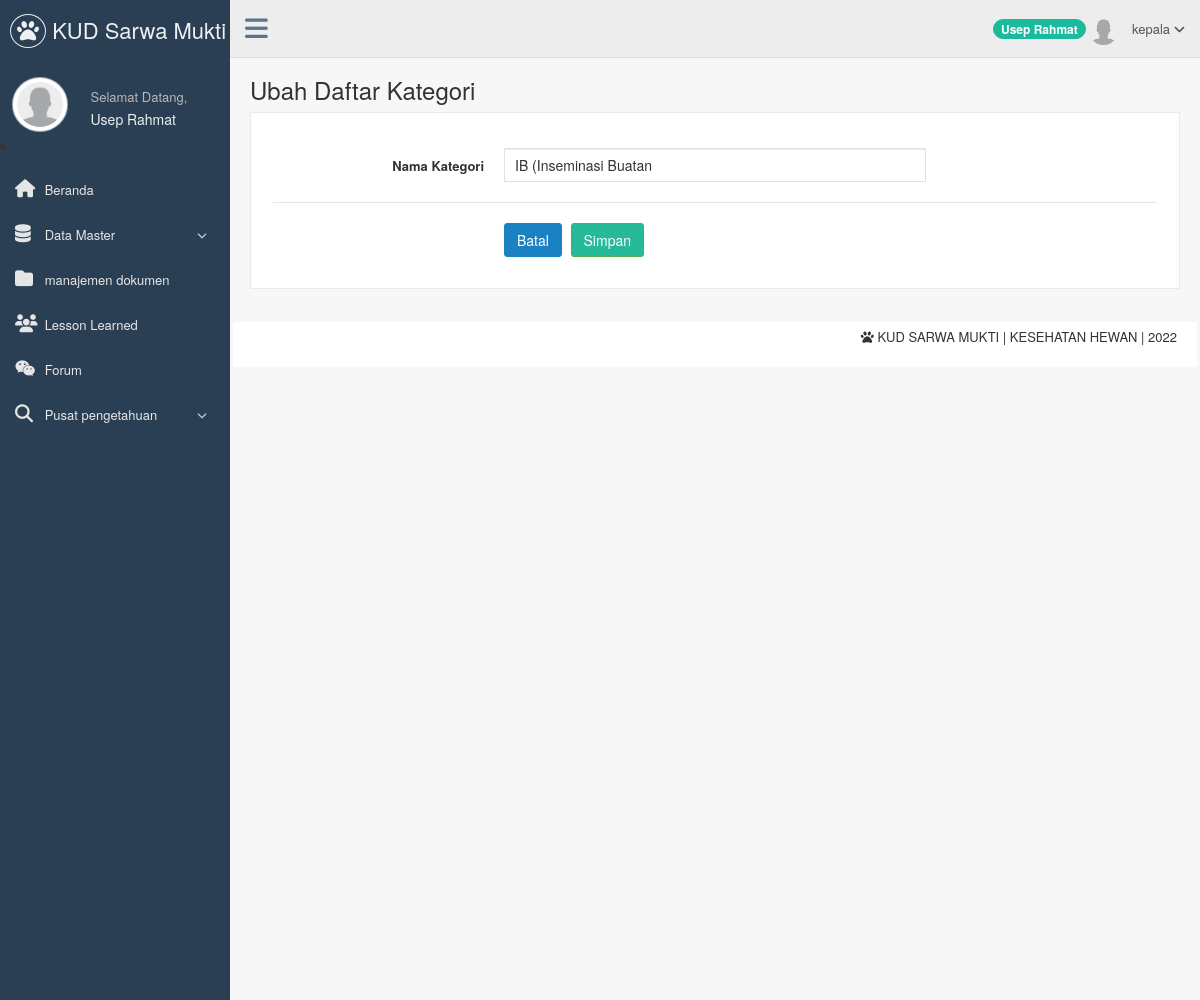
The app's page /page/kepala/index.php?page=ubah_kategori&&id_kategori=1 (signed in) with its own data.
### tables this page shows
CREATE TABLE `t_pengguna` (
  `nip` varchar(15) NOT NULL,
  `username` varchar(50) NOT NULL,
  `password` varchar(50) NOT NULL,
  `nama_pengguna` varchar(200) NOT NULL,
  `level` varchar(80) NOT NULL,
  `email` varchar(150) NOT NULL,
  `jabatan` varchar(50) NOT NULL,
  `status` enum('Aktif','Tidak Aktif') NOT NULL DEFAULT 'Aktif',
  `foto` varchar(255) DEFAULT NULL,
  `alamat` text NOT NULL,
  `tanggal_lahir` date NOT NULL
);

CREATE TABLE `t_kategori` (
  `id_kategori` int(3) NOT NULL,
  `nama_kategori` varchar(150) NOT NULL
);

### page/kepala/ubah_daftar_kategori.php (the view, shortened to what this page needs)
 <?php
    if($_SESSION['nip']!=""){
?>
 <div class="page-title">
        <div class="title_left">
            <h3>
                    Ubah Daftar Kategori
            </h3>
        </div>
    </div>
    <div class="clearfix"></div>
        <div class="row">
            <div class="col-md-12 col-sm-12 col-xs-12">
                <div class="x_panel">
                    <div class="x_content">
                        <br/>
                        <?php
                            $id_kategori = $_GET['id_kategori'];
                            $query=mysql_query("SELECT * FROM t_kategori WHERE id_kategori='$id_kategori'");
                            $data=mysql_fetch_array($query);
                        ?>
                                    <form id="demo-form2" data-parsley-validate class="form-horizontal form-label-left" action="ubah_daftar_kategori_proses.php" method="POST">
                                        <div class="form-group">
                                            <label class="control-label col-md-3 col-sm-3 col-xs-12" for="kategori" >Nama Kategori<span class="required"></span>
                                            </label>
                                            <div class="col-md-6 col-sm-6 col-xs-12">
                                                <input type="text" id="nama_kategori" name="nama_kategori" required="required" class="form-control col-md-7 col-xs-12" value="<?php echo $data['nama_kategori'];?>" oninvalid="check(this)" x-moz-errormessage="Field ini tidak boleh kosong">
                                            </div>
                                        </div>
                                        <div class="ln_solid"></div>
                                        <div class="form-group">
                                            <div class="col-md-6 col-sm-6 col-xs-12 col-md-offset-3">
                                                <a href="index.php?page=daftar_kategori"<button type="reset" class="btn btn-primary">Batal</button></a>
                                                <button type ="submit" class="btn btn-success">Simpan</button>
                                            </div>
                                        </div>
                                    </form>
                </div>
            </div>
        </div>
    </div>
       <?php
    }
    else{
    header("Location:../../belum_login.php");
}
?>

### page/kepala/sidebar.php (shortened to what this page needs)
<?php
   if($_SESSION['nip']!=""){
   $nip = $_SESSION['nip'];
?>
<?php
     $queryPhoto=mysql_query("SELECT foto
                        FROM t_pengguna
                        WHERE nip = '$nip'
                        LIMIT 1");
    $data=mysql_fetch_array($queryPhoto);
?>
<div class="col-md-3 left_col">
    <div class="left_col scroll-view">
        <div class="navbar nav_title" style="border: 0;">
            <a href="index.php" class="site_title"><i class="fa fa-paw"></i><span> KUD Sarwa Mukti </span></a>
        </div>
                    <div class="profile">
                        <div class="profile_pic">
                            <?php
                                                                if($data['foto']==NULL){
                                                            ?>
                                                                    <img src="../../images/user.png" alt="..." class="img-circle profile_img" width="200" height="55"/>
                                                            <?php
                                                                }else{
                                                            ?>
                                                                   <img src="<?php echo $data['foto'];?>"  alt="..." class="img-circle profile_img" width="200" height="55">
                                                            <?php
                                                                }
                                                            ?>
                        </div>
                        <div class="profile_info">
                            <span>Selamat Datang,</span>
                            <h2><?php echo $_SESSION['nama_pengguna'];?></h2>
                        </div>
                    </div>
                    <li/>
                    <div id="sidebar-menu" class="main_menu_side hidden-print main_menu">
                       <div class="menu_section">
                            <ul class="nav side-menu">
                                <li><a href="index.php"><i class="fa fa-home"></i> Beranda </a>
                                </li>
                                <li><a><i class="fa fa-database"></i> Data Master <span class="fa fa-chevron-down"></span></a>
                                </li>
                                <li><a href="index.php?page=daftar_dokumen"><i class="fa fa-folder"></i> manajemen dokumen </a>
                                </li>
                                <li><a href="index.php?page=lesson_learned"><i class="fa fa-users"></i> Lesson Learned </a>
                                </li>
                                <li><a href="index.php?page=forum"><i class="fa fa-wechat"></i> Forum </a>
                                </li>
                                <li><a><i class="fa fa-search"></i> Pusat pengetahuan <span class="fa fa-chevron-down"></span></a>
                                </li>
                            </ul>
                        </div>
                    </div>
    </div>
</div>
<?php
}
else {
header("Location:../../belum_login.php");
}
?>

### page/kepala/header.php (shortened to what this page needs)
<?php
    if($_SESSION['nip']!=""){
    $nip = $_SESSION['nip'];
    $Nama  = $_SESSION['nama_pengguna'];
    $queryPhoto=mysql_query("SELECT foto
                        FROM t_pengguna
                        WHERE nip = '$nip'
                        LIMIT 1");
    $data=mysql_fetch_array($queryPhoto);
?>
            <div class="top_nav">
                <div class="nav_menu">
                    <nav class="" role="navigation">
                       <div class="nav toggle">
                            <a id="menu_toggle"><i class="fa fa-bars"></i></a>
                        </div>
                        <ul class="nav navbar-nav navbar-right">
                            <li>
                                <a href="javascript:;" class="user-profile dropdown-toggle" data-toggle="dropdown" aria-expanded="false">
                                   <span class="badge bg-green"><?php echo $Nama;?></span> <?php
                                                                if($data['foto']==NULL){
                                                            ?>
                                                                    <img src="../../images/user.png" alt=""/>
                                                            <?php
                                                                }else{
                                                            ?>
                                                                   <img src="<?php echo $data['foto'];?>"  alt="">
                                                            <?php
                                                                }
                                                            ?>
                                                            <?php echo $_SESSION['level'];?>
                                    <span class=" fa fa-angle-down"></span>
                                </a>
                            </li>
                        </ul>
                    </nav>
                </div>
              </div>
<?php
}
else {
header("Location:../../belum_login.php");
}
?>

### records on screen
t_pengguna: foto (placeholder picture)
t_kategori: nama_kategori "IB (Inseminasi Buatan"

### other values on screen
$_SESSION['nama_pengguna'] "Usep Rahmat"
$Nama "Usep Rahmat"
$_SESSION['level'] "kepala"
